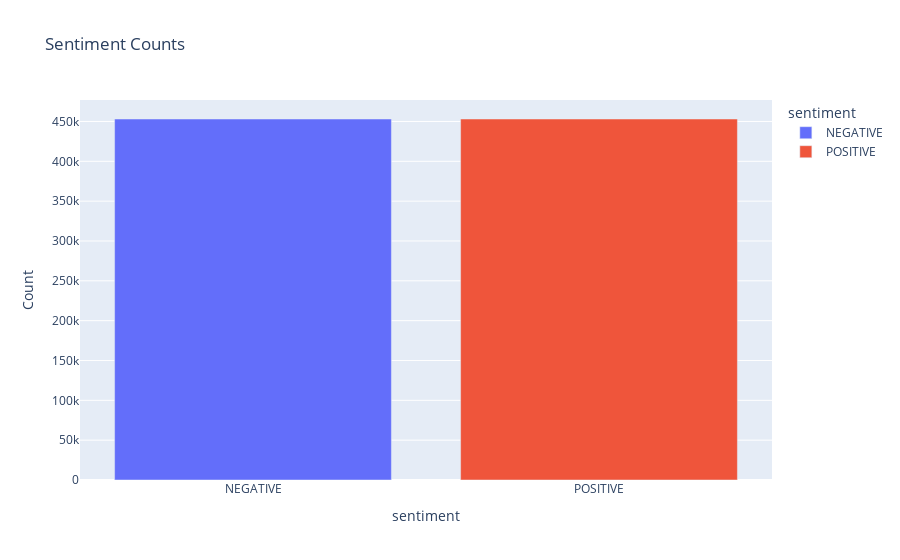

The cell this chart's notebook holds for it:
### Code cell
fig = px.bar(user_data.groupby("sentiment").size().reset_index(name="Count"), x="sentiment", y="Count", color="sentiment",
                labels={"Sentiment": "Sentiment", "Count": "Count"},
                title="Sentiment Counts")
fig.show()

### Figure 1 — Plotly figure (JSON) as saved in the notebook; plotly's stock layout.template omitted (floating-point values rounded to 4 significant figures)
{"data": [{"alignmentgroup": "True", "hovertemplate": "sentiment=%{x}<br>Count=%{y}<extra></extra>", "legendgroup": "NEGATIVE", "marker": {"color": "#636efa", "pattern": {"shape": ""}}, "name": "NEGATIVE", "offsetgroup": "NEGATIVE", "orientation": "v", "showlegend": true, "textposition": "auto", "type": "bar", "x": ["NEGATIVE"], "xaxis": "x", "y": [453114], "yaxis": "y"}, {"alignmentgroup": "True", "hovertemplate": "sentiment=%{x}<br>Count=%{y}<extra></extra>", "legendgroup": "POSITIVE", "marker": {"color": "#EF553B", "pattern": {"shape": ""}}, "name": "POSITIVE", "offsetgroup": "POSITIVE", "orientation": "v", "showlegend": true, "textposition": "auto", "type": "bar", "x": ["POSITIVE"], "xaxis": "x", "y": [453114], "yaxis": "y"}], "layout": {"barmode": "relative", "legend": {"title": {"text": "sentiment"}, "tracegroupgap": 0}, "title": {"text": "Sentiment Counts"}, "xaxis": {"anchor": "y", "categoryarray": ["NEGATIVE", "POSITIVE"], "categoryorder": "array", "domain": [0, 1], "title": {"text": "sentiment"}}, "yaxis": {"anchor": "x", "domain": [0, 1], "title": {"text": "Count"}}}}
